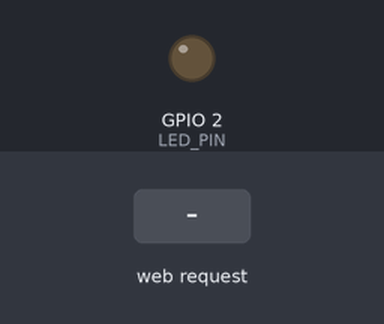
The sketch below on a simulated ESP32. Shown: output pins drawn as LEDs (lit = HIGH). The inputs (shaded band) are chosen by the test bench. What the sketch prints to the serial monitor is not drawn.

Above: at 1.2 s.
1.3 s: HTTP request GET /set?val=1 received
At 2.3 s:
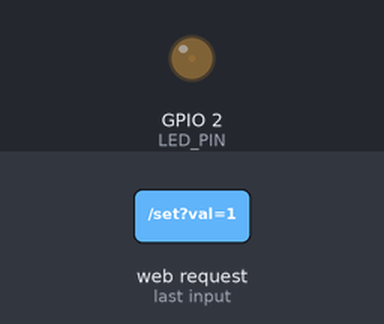
2.8 s: HTTP request GET /set?val=120 received
At 3.5 s:
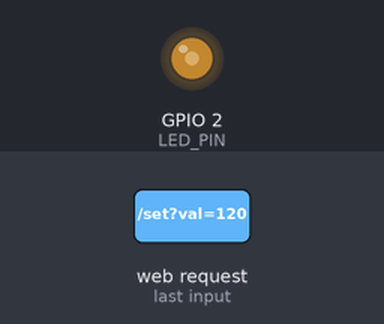
Timing chart, 0 to 5.8 s (numbered marks = the images above; inputs shaded):
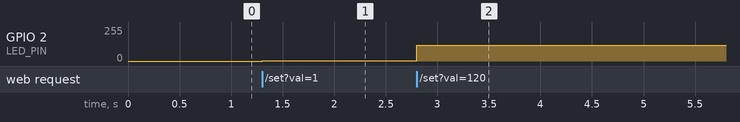

Measured:
- after the input at 1.3 s, GPIO 2 (LED_PIN): 0/255 → 1/255 at once
- after the input at 2.8 s, GPIO 2 (LED_PIN): 1/255 → 120/255 at once

The sketch:

control_led.ino
```cpp
#include <WiFi.h>
#include <WebServer.h>

// AP热点配置
const char* ap_ssid = "ESP32-LAB017";
const char* ap_pass = "12345678";

const int LED_PIN = 2; // GPIO2 PWM引脚
WebServer server(80);

// 全局变量存储当前亮度 0~255
int ledBrightness = 0;

String makePage() {
  // 根据当前亮度计算状态显示
  String stateTip = (ledBrightness > 0) ? "已点亮" : "已熄灭";
  String ledColor = (ledBrightness > 0) ? "#4CAF50" : "#f44336";
  String shadowStr = (ledBrightness > 0) ? ("0 0 " + String(ledBrightness/8) + "px " + ledColor) : "none";

  String html = R"rawliteral(
<!DOCTYPE html>
<html lang="zh-CN">
<head>
  <meta charset="UTF-8">
  <meta name="viewport" content="width=device-width, initial-scale=1.0">
  <title>LED 亮度控制面板</title>
  <style>
    * {
      margin: 0;
      padding: 0;
      box-sizing: border-box;
    }

    body {
      font-family: 'Segoe UI', Tahoma, Geneva, Verdana, sans-serif;
      background: linear-gradient(135deg, #667eea 0%, #764ba2 100%);
      min-height: 100vh;
      display: flex;
      justify-content: center;
      align-items: center;
    }

    .container {
      background: white;
      border-radius: 20px;
      padding: 40px 50px;
      box-shadow: 0 20px 60px rgba(0, 0, 0, 0.3);
      text-align: center;
      max-width: 450px;
      width: 90%;
    }

    h1 {
      color: #333;
      margin-bottom: 10px;
      font-size: 24px;
    }

    .subtitle {
      color: #888;
      font-size: 14px;
      margin-bottom: 30px;
    }

    .led-indicator {
      display: inline-flex;
      align-items: center;
      gap: 10px;
      margin: 20px 0 20px;
      padding: 15px 30px;
      background: #f8f9fa;
      border-radius: 50px;
    }

    .led-dot {
      width: 16px;
      height: 16px;
      border-radius: 50%;
      background-color: )rawliteral" + ledColor + R"rawliteral(;
      box-shadow: )rawliteral" + shadowStr + R"rawliteral(;
      transition: all 0.3s ease;
    }

    .led-text {
      font-size: 18px;
      font-weight: 500;
      color: #333;
    }

    .brightness-info{
      margin:10px 0 30px;
      font-size:16px;
      color:#555;
    }

    .input-box{
      margin:30px 0;
    }
    input[type="number"]{
      width:180px;
      padding:14px 16px;
      font-size:16px;
      border:2px solid #ddd;
      border-radius:10px;
      outline:none;
      transition:0.3s;
    }
    input[type="number"]:focus{
      border-color:#667eea;
    }
    .tip-text{
      font-size:13px;
      color:#999;
      margin-top:8px;
    }

    .btn-group {
      display: flex;
      gap: 20px;
      justify-content: center;
      margin-top:20px;
    }

    .btn {
      padding: 15px 30px;
      border: none;
      border-radius: 10px;
      font-size: 16px;
      font-weight: 600;
      cursor: pointer;
      transition: all 0.3s ease;
      text-decoration: none;
      display: inline-block;
      min-width: 120px;
    }

    .btn-submit {
      background: linear-gradient(135deg, #2196F3, #1976D2);
      color: white;
      box-shadow: 0 4px 15px rgba(33, 150, 243, 0.4);
    }

    .btn-submit:hover {
      transform: translateY(-3px);
      box-shadow: 0 6px 20px rgba(33, 150, 243, 0.5);
    }

    .btn-off {
      background: linear-gradient(135deg, #f44336, #e53935);
      color: white;
      box-shadow: 0 4px 15px rgba(244, 67, 54, 0.4);
    }

    .btn-off:hover {
      transform: translateY(-3px);
      box-shadow: 0 6px 20px rgba(244, 67, 54, 0.5);
    }

    .footer {
      margin-top: 40px;
      color: #aaa;
      font-size: 12px;
    }
  </style>
</head>
<body>
  <div class="container">
    <h1>💡 LED 亮度控制面板</h1>


    <div class="led-indicator">
      <div class="led-dot"></div>
      <span class="led-text">当前状态：<b>)rawliteral" + stateTip + R"rawliteral(</b></span>
    </div>
    <div class="brightness-info">当前亮度值：<b>)rawliteral" + String(ledBrightness) + R"rawliteral(</b></div>

    <!-- 亮度输入表单，提交到 /set -->
    <div class="input-box">
      <form action="/set" method="GET">
        <input type="number" name="val" min="0" max="255" value=")rawliteral" + String(ledBrightness) + R"rawliteral(" required>
        <div class="tip-text">输入范围：0 ~ 255（0熄灭，255最亮）</div>
        <div class="btn-group" style="margin-top:20px">
          <button class="btn btn-submit" type="submit">提交设置亮度</button>
          <a href="/off" class="btn btn-off">一键熄灭</a>
        </div>
      </form>
    </div>

    <div class="footer">
      ESP32 PWM Brightness Web Control
    </div>
  </div>
</body>
</html>
)rawliteral";
  return html;
}

// 主页页面
void handleRoot() {
  server.send(200, "text/html; charset=UTF-8", makePage());
}

// 一键熄灭LED
void handleOff() {
  ledBrightness = 0;
  analogWrite(LED_PIN, ledBrightness);
  server.sendHeader("Location", "/");
  server.send(303);
}

// 接收输入的亮度数值
void handleSetBright() {
  // 获取表单传入的val参数
  if (server.hasArg("val")) {
    int inputVal = server.arg("val").toInt();
    // 限制数值范围 0~255
    if(inputVal >= 0 && inputVal <= 255){
      ledBrightness = inputVal;
    }else{
      ledBrightness = 0; // 非法数值默认熄灭
    }
    analogWrite(LED_PIN, ledBrightness);
  }
  // 跳转回主页
  server.sendHeader("Location", "/");
  server.send(303);
}

void setup() {
  Serial.begin(115200);
  pinMode(LED_PIN, OUTPUT);
  ledBrightness = 0;
  analogWrite(LED_PIN, ledBrightness);

  // 开启AP热点
  WiFi.mode(WIFI_AP);
  WiFi.softAP(ap_ssid, ap_pass);
  Serial.println("AP热点已开启");
  Serial.print("热点名称：");
  Serial.println(ap_ssid);
  Serial.print("热点IP地址：");
  Serial.println(WiFi.softAPIP());

  // 绑定网页路由
  server.on("/", handleRoot);
  server.on("/off", handleOff);
  server.on("/set", handleSetBright); // 调光提交接口
  server.begin();
}

void loop() {
  server.handleClient();
}
```
